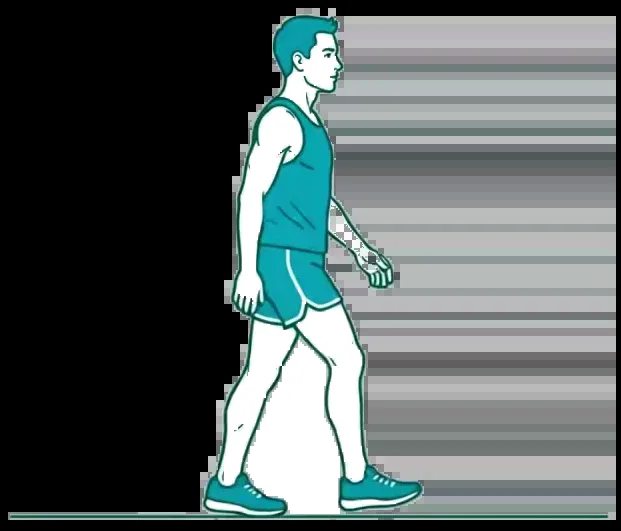
#> input picture assets/images/runner_phase_1.webp, 621 x 531 px
$ python -i render_routine_female.py   (imports and definitions only)
#> lines starting #> are read from the running program, lines starting #| are printed output that depends on the picture; after the words box and inside, x2 and y2 are one past the last pixel; in counts of white or black regions, pixels touching at a corner belong together
import argparse
from pathlib import Path

import cv2
import numpy as np
from PIL import Image


TOL = 75
TARGET = (297, 503)
PAD = 6
FRAME_MS = 60
ERODE_PX = 1
OUTPUT_FRAME_COUNT = 60


def cartoon_mask(frame):
    height, width = frame.shape[:2]
#> height = 531; width = 621
    flood_mask = np.zeros((height + 2, width + 2), dtype=np.uint8)
    tolerance = (TOL, TOL, TOL)
    seeds = (
        [(x, 0) for x in range(0, width, 4)]
        + [(x, height - 1) for x in range(0, width, 4)]
        + [(0, y) for y in range(0, height, 4)]
        + [(width - 1, y) for y in range(0, height, 4)]
    )
    work = frame.copy()
    for seed_x, seed_y in seeds:
        if flood_mask[seed_y + 1, seed_x + 1] & 1:
            continue
        cv2.floodFill(
            work,
            flood_mask,
            (seed_x, seed_y),
            0,
            loDiff=tolerance,
            upDiff=tolerance,
            flags=8 | cv2.FLOODFILL_MASK_ONLY | cv2.FLOODFILL_FIXED_RANGE,
        )

    subject = (flood_mask[1:-1, 1:-1] == 0).astype(np.uint8)
    subject = cv2.morphologyEx(
        subject,
        cv2.MORPH_CLOSE,
        np.ones((7, 7), np.uint8),
    )
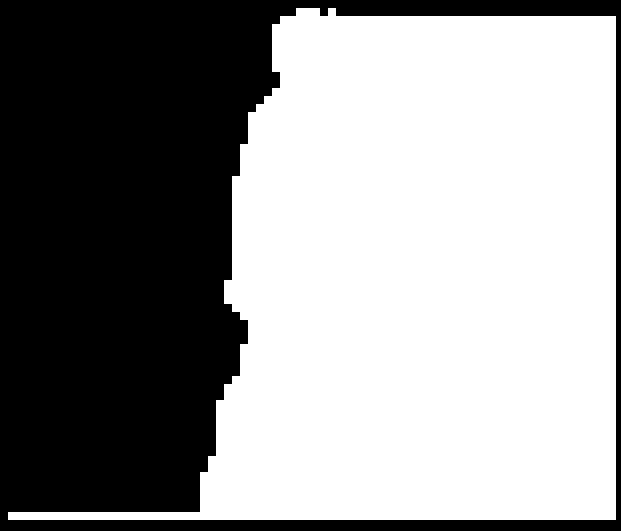
#> subject: shape (531, 621); values 0 (black) and 1 (white), 58.6% white; 1 black region, box (x1, y1, x2, y2) and area: (0, 0, 621, 531) 136599
    component_count, labels, stats, _ = cv2.connectedComponentsWithStats(
        subject,
        8,
    )
#> component_count = 2; stats = [[0, 0, 621, 531, 136599], [8, 8, 608, 512, 193152]]
    if component_count <= 1:
        return None

    person_label = 1 + int(np.argmax(stats[1:, cv2.CC_STAT_AREA]))
#> person_label = 1
    person = labels == person_label
    inverse = (~person).astype(np.uint8)
    hole_count, hole_labels, hole_stats, _ = cv2.connectedComponentsWithStats(
        inverse,
        4,
    )
#> hole_count = 2; hole_stats = [[8, 8, 608, 512, 193152], [0, 0, 621, 531, 136599]]
    border_labels = (
        set(hole_labels[0, :])
        | set(hole_labels[-1, :])
        | set(hole_labels[:, 0])
        | set(hole_labels[:, -1])
    )
#> border_labels = 1 item
    person_y, _ = np.nonzero(person)
    if len(person_y):
        person_bottom = person_y.max()
#> person_bottom = 519
        for label in range(1, hole_count):
            if label in border_labels:
                continue
            area = int(hole_stats[label, cv2.CC_STAT_AREA])
            if area < 300:
                continue
            hole = hole_labels == label
            hole_y, hole_x = np.nonzero(hole)
            if hole_y.max() > person_bottom - 40:
                continue
            patch = frame[hole_y, hole_x]
            if (patch > 225).all(axis=1).mean() > 0.80:
                person[hole] = False

    if ERODE_PX:
        kernel_size = 1 + 2 * ERODE_PX
        person = cv2.erode(
            person.astype(np.uint8),
            np.ones((kernel_size, kernel_size), np.uint8),
        ).astype(bool)
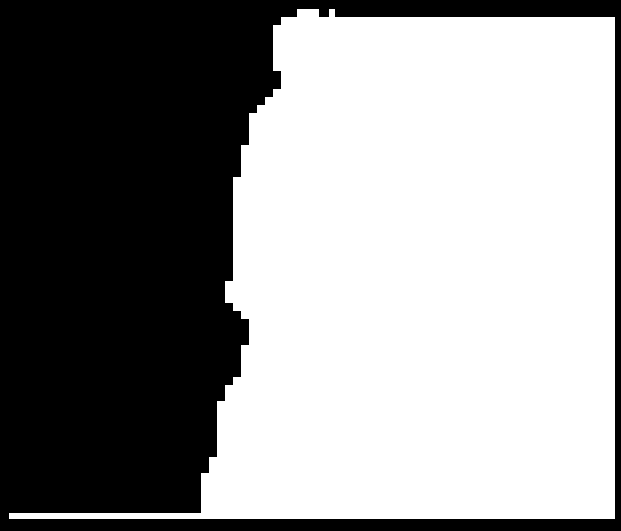
#> person: shape (531, 621) bool; 57.9% white; 1 black region, box (x1, y1, x2, y2) and area: (0, 0, 621, 531) 138915
    return person


# [180 lines left out: functions nearest_fill, recolor_green, remove_internal_white, read_frames, resample_phase, render_phase and 1 more, not called in this run]


# [2 lines not run here, left out]

>>> import cv2
>>> picture = cv2.cvtColor(cv2.imread('../assets/images/runner_phase_1.webp'), cv2.COLOR_BGR2RGB)
>>> result = cartoon_mask(picture)

$ run again, on assets/images/runner_phase_2.webp
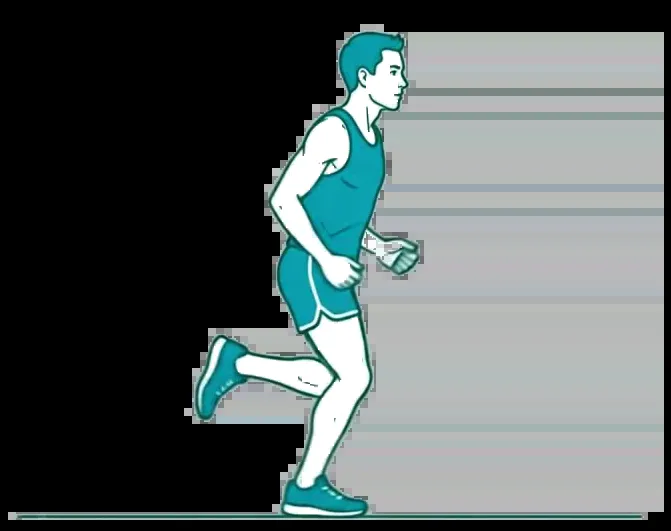
#> input picture assets/images/runner_phase_2.webp, 671 x 531 px
#> in cartoon_mask, `subject = cv2.morphologyEx( subject, cv2.MORPH_CLOSE, np.ones((7, 7), ..`:
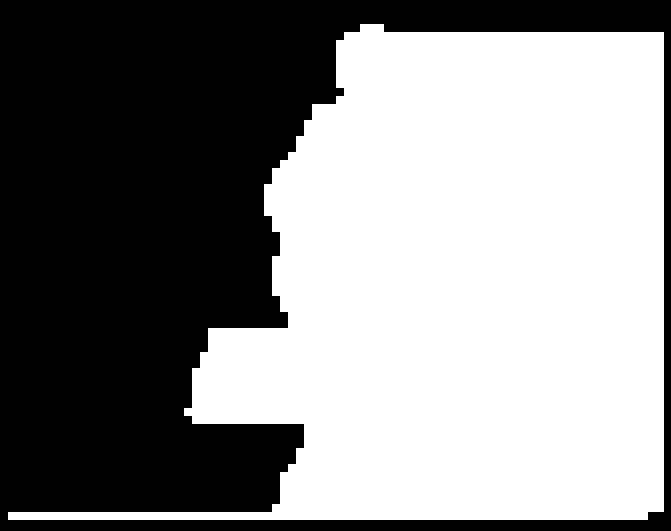
#> subject: shape (531, 671); values 0 (black) and 1 (white), 54% white; 1 black region, box (x1, y1, x2, y2) and area: (0, 0, 671, 531) 163917
#> component_count = 2; stats = [[0, 0, 671, 531, 163917], [8, 24, 656, 496, 192384]]
#> person_label = 1
#> hole_count = 2; hole_stats = [[8, 24, 656, 496, 192384], [0, 0, 671, 531, 163917]]
#> border_labels = 1 item
#> person_bottom = 519
#> in cartoon_mask, `person = cv2.erode( person.astype(np.uint8), np.ones((kernel_size, ker..`:
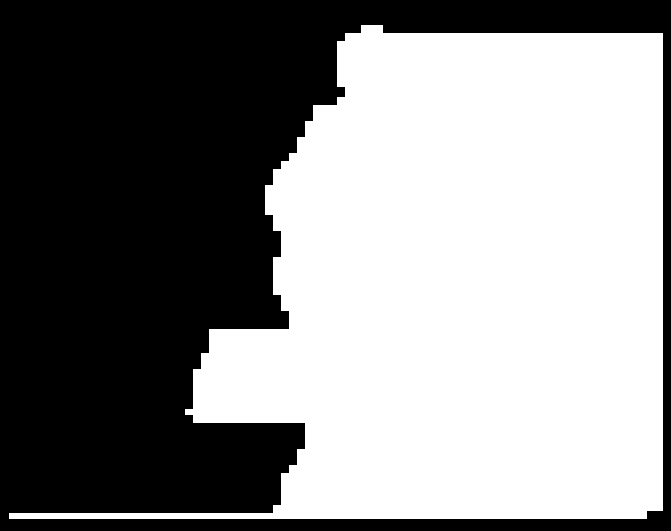
#> person: shape (531, 671) bool; 53.3% white; 1 black region, box (x1, y1, x2, y2) and area: (0, 0, 671, 531) 166537

$ run again, on assets/images/runner_phase_3.webp
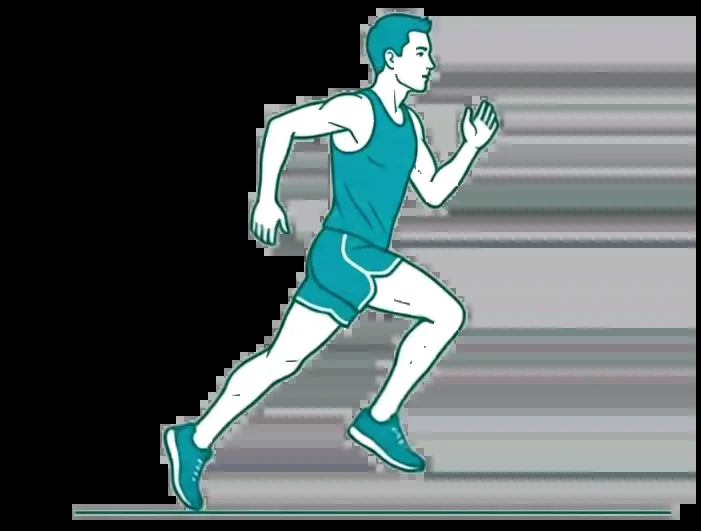
#> input picture assets/images/runner_phase_3.webp, 701 x 531 px
#> in cartoon_mask, `subject = cv2.morphologyEx( subject, cv2.MORPH_CLOSE, np.ones((7, 7), ..`:
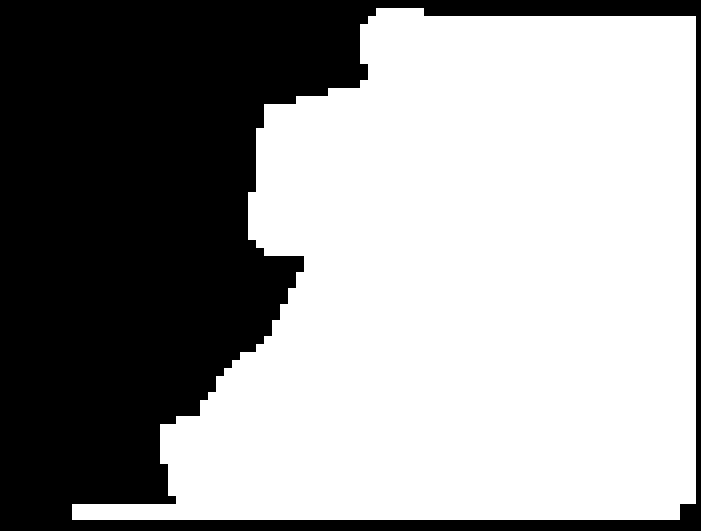
#> subject: shape (531, 701); values 0 (black) and 1 (white), 60.2% white; 1 black region, box (x1, y1, x2, y2) and area: (0, 0, 701, 531) 148039
#> component_count = 2; stats = [[0, 0, 701, 531, 148039], [72, 8, 624, 512, 224192]]
#> person_label = 1
#> hole_count = 2; hole_stats = [[72, 8, 624, 512, 224192], [0, 0, 701, 531, 148039]]
#> border_labels = 1 item
#> person_bottom = 519
#> in cartoon_mask, `person = cv2.erode( person.astype(np.uint8), np.ones((kernel_size, ker..`:
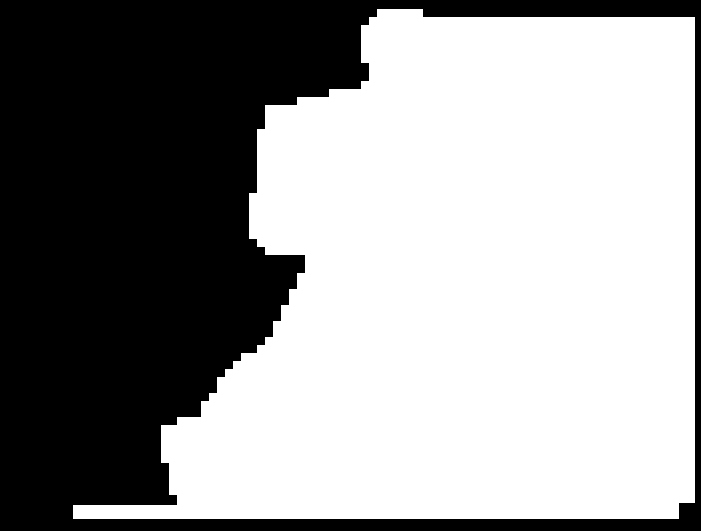
#> person: shape (531, 701) bool; 59.6% white; 1 black region, box (x1, y1, x2, y2) and area: (0, 0, 701, 531) 150467
